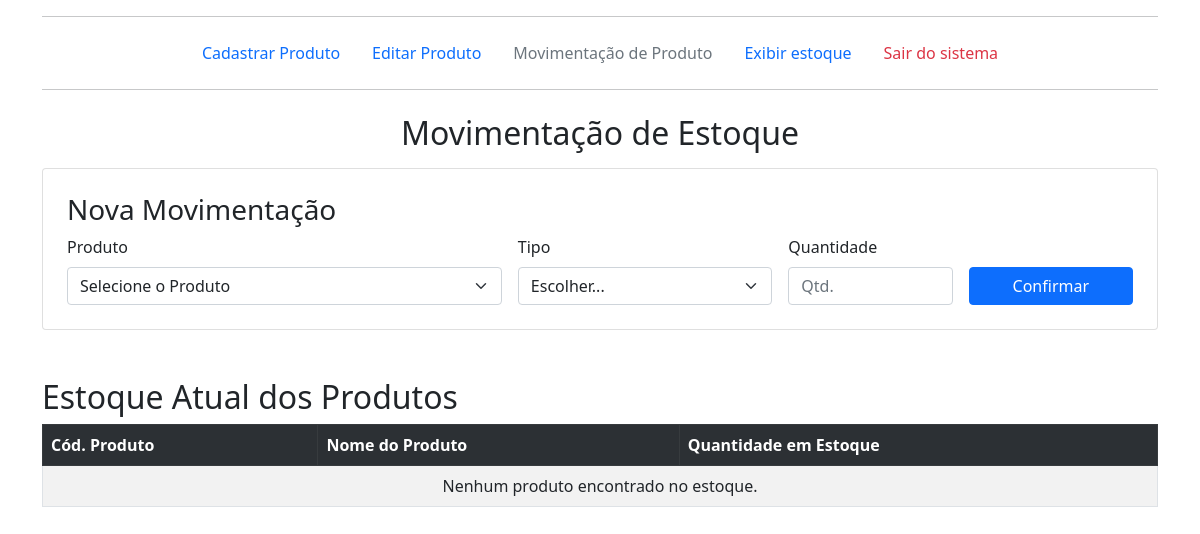
/movimentacaoproduto.php, run on an earlier commit of the app's database.
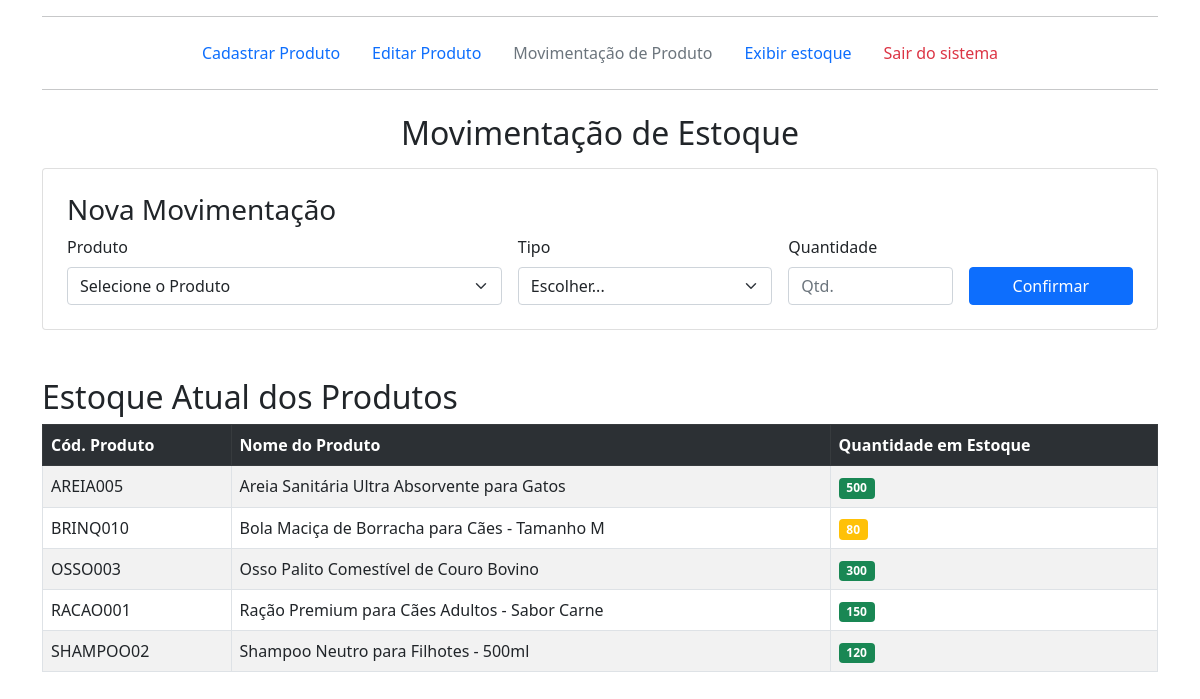
And on a later commit of the database.
### tables this page shows
CREATE TABLE `produtos` (
    id INT AUTO_INCREMENT PRIMARY KEY,
    codigo_produto VARCHAR(50) UNIQUE NOT NULL,
    nome_produto VARCHAR(255) NOT NULL,
    quantidade INT NOT NULL,
    peso_volume_comp VARCHAR(50),
    unidade_medida VARCHAR(10),
    dimensoes VARCHAR(100),
    data_validade DATE,
    data_aquisicao DATE,
    cor VARCHAR(50),
    aplicacao VARCHAR(50),
    apresentacao VARCHAR(50),
    outras_informacoes TEXT,
    data_cadastro TIMESTAMP DEFAULT CURRENT_TIMESTAMP
);

### movimentacaoproduto.php (the view, shortened to what this page needs)
<?php
include_once 'conexao.php';
$table_name2 = "produtos";
$mensagem = '';
$produtos = [];
try {
    $conn = new PDO("mysql:host=$servername;dbname=$dbname;charset=utf8", $username, $password);
    $conn->setAttribute(PDO::ATTR_ERRMODE, PDO::ERRMODE_EXCEPTION);
} catch (PDOException $e) {
    die("Erro de Conexão: " . $e->getMessage());
}
try {
    $sql_busca = "SELECT codigo_produto, nome_produto, quantidade FROM $table_name2 ORDER BY nome_produto";
    $stmt_busca = $conn->query($sql_busca);
    $produtos = $stmt_busca->fetchAll(PDO::FETCH_ASSOC);
} catch (PDOException $e) {
    $mensagem .= "<div class='alert alert-danger' role='alert'>Erro ao carregar lista de produtos: " . $e->getMessage() . "</div>";
}
?>
<!DOCTYPE html>
<html lang="pt-br">
<head>
    <link href="assets/css/bootstrap.min.css" rel="stylesheet">
</head>
<body>
    <div class="container">
<div class="menuprincipal">
            <hr>
            <ul class="nav justify-content-center">
                <li class="nav-item">
                    <a class="nav-link" href="cadastrarproduto.html">Cadastrar Produto</a>
                </li>
                <li class="nav-item">
                    <a class="nav-link" href="editarproduto.php">Editar Produto</a>
                </li>
                <li class="nav-item">
                    <a class="nav-link disabled" href="movimentacaoproduto.php">Movimentação de Produto</a>
                </li>
                <li class="nav-item">
                    <a class="nav-link" href="exibirestoque.php">Exibir estoque</a>
                </li>
                <li class="nav-item">
                    <a class="nav-link link-danger" href="sairdosistema.php">Sair do sistema</a>
                </li>
            </ul>
            <hr>
        </div>
        <div class="row p-2 text-center">
            <h2>Movimentação de Estoque</h2>
        </div>
        <div class="card p-4 mb-4">
            <h3 class="card-title">Nova Movimentação</h3>
            <form action="movimentacaoproduto.php" method="post">
                <div class="row g-3">
                    <div class="col-md-5">
                        <label for="prodcod" class="form-label">Produto</label>
                        <select id="prodcod" name="prodcod" class="form-select" required>
                            <option value="">Selecione o Produto</option>
                        </select>
                    </div>
                    <div class="col-md-3">
                        <label for="tipo_movimentacao" class="form-label">Tipo</label>
                        <select id="tipo_movimentacao" name="tipo_movimentacao" class="form-select" required>
                            <option value="">Escolher...</option>
                        </select>
                    </div>
                    <div class="col-md-2">
                        <label for="quantidade_movimentar" class="form-label">Quantidade</label>
                        <input type="number" name="quantidade_movimentar" id="quantidade_movimentar" class="form-control" required min="1" placeholder="Qtd.">
                    </div>
                    <div class="col-md-2 d-flex align-items-end">
                        <input type="submit" name="movimentar" id="movimentar" value="Confirmar" class="btn btn-primary w-100">
                    </div>
                </div>
            </form>
        </div>
        <h2 class="mt-5">Estoque Atual dos Produtos</h2>
        <div style="max-height: 400px; overflow-y: auto;">
            <table class="table table-striped table-bordered table-fixed-header">
                    <tr class="table-dark">
                        <th>Cód. Produto</th>
                        <th>Nome do Produto</th>
                        <th>Quantidade em Estoque</th>
                    </tr>
                <tbody>
                    <?php if (count($produtos) > 0): ?>
                        <?php foreach ($produtos as $produto): ?>
                            <tr>
                                <td><?php echo htmlspecialchars($produto['codigo_produto']); ?></td>
                                <td><?php echo htmlspecialchars($produto['nome_produto']); ?></td>
                                <td><span class="badge bg-<?php echo ($produto['quantidade'] > 100) ? 'success' : (($produto['quantidade'] > 10) ? 'warning' : 'danger'); ?>"><?php echo htmlspecialchars($produto['quantidade']); ?></span></td>
                            </tr>
                        <?php endforeach; ?>
                    <?php else: ?>
                        <tr>
                            <td colspan="3" class="text-center">Nenhum produto encontrado no estoque.</td>
                        </tr>
                    <?php endif; ?>
                </tbody>
            </table>
        </div>
    </div>
</body>
</html>

What changed in the data, as far as the page shows it:
added produtos: codigo_produto "AREIA005", nome_produto "Areia Sanitária Ultra Absorvente para Gatos", quantidade "500"
added produtos: codigo_produto "BRINQ010", nome_produto "Bola Maciça de Borracha para Cães - Tamanho M", quantidade "80"
added produtos: codigo_produto "OSSO003", nome_produto "Osso Palito Comestível de Couro Bovino", quantidade "300"
added produtos: codigo_produto "RACAO001", nome_produto "Ração Premium para Cães Adultos - Sabor Carne", quantidade "150"
added produtos: codigo_produto "SHAMPOO02", nome_produto "Shampoo Neutro para Filhotes - 500ml", quantidade "120"
Also different on the page:
text no longer shown: "Nenhum produto encontrado no estoque."
